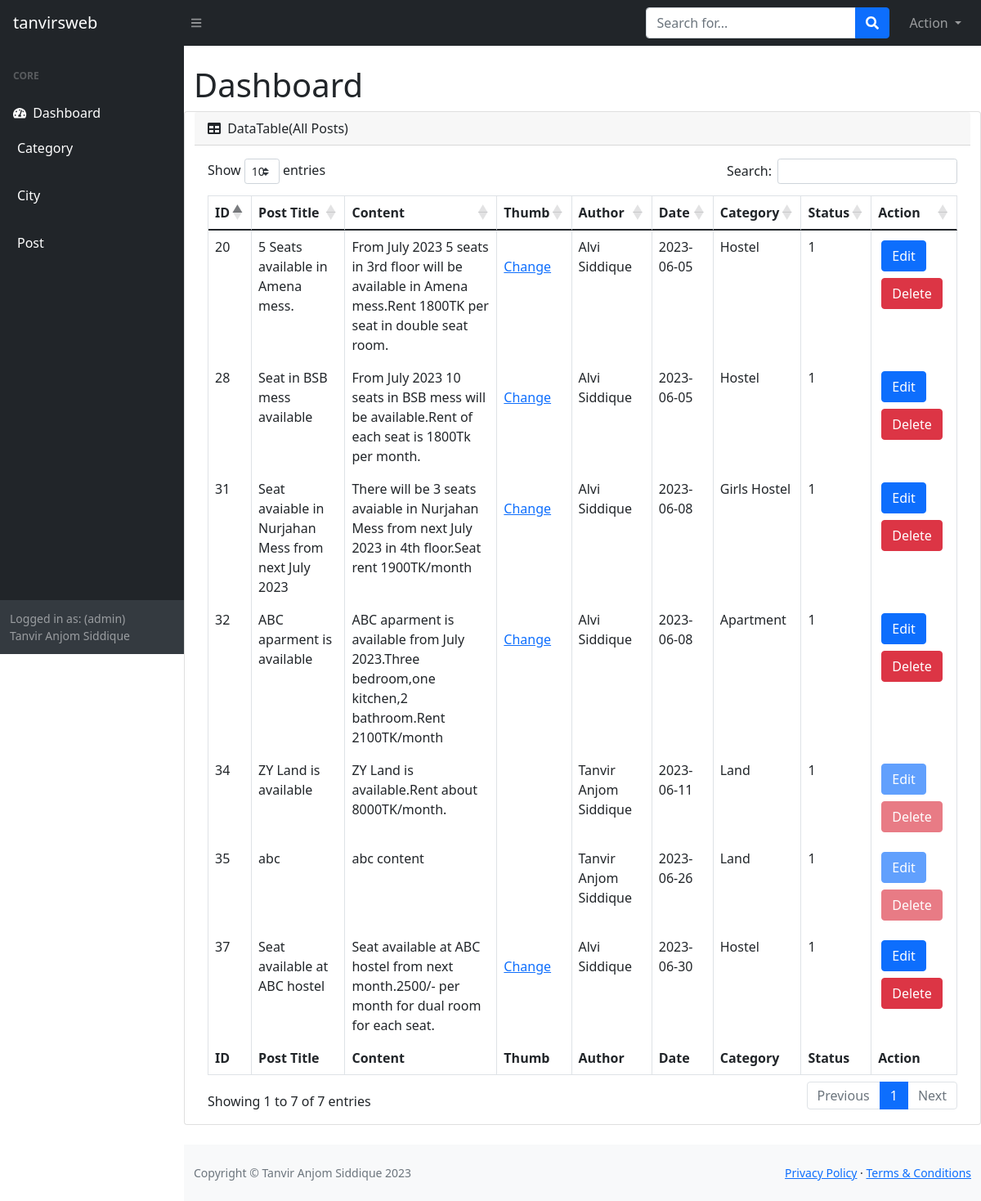
The page /Admin/dashboard.php (signed in) on the database its author committed.
### tables this page shows
CREATE TABLE `posts` (
  `post_id` int(255) NOT NULL,
  `post_title` varchar(150) NOT NULL,
  `post_content` longtext NOT NULL,
  `post_img` varchar(255) NOT NULL,
  `post_ctg` int(25) NOT NULL,
  `post_author` int(60) NOT NULL,
  `post_date` date NOT NULL,
  `rent_from` date NOT NULL,
  `city_id` int(11) NOT NULL,
  `rent_amount` int(11) NOT NULL,
  `post_status` tinyint(3) NOT NULL
);

### Admin/dashboard.php (called while the page is built, shortened)
<?php
    include("template.php");
?>

### Admin/class/function.php (called while the page is built, shortened)
<?php
    class adminBlog{
        private $conn;
        public function __construct(){
            $dbhost='localhost';
            $dbuser='root';
            $dbpass='';
            $dbname='house_renting';
            $this->conn=mysqli_connect($dbhost,$dbuser,$dbpass,$dbname);
        }
        public function display_post_public(){
            $query="SELECT * FROM post_user_view WHERE post_status=1 ORDER BY post_date DESC,post_id DESC";
            if(mysqli_query($this->conn,$query)){
                $posts=mysqli_query($this->conn,$query);
                return $posts;
            }
        }
    }
?>

### Admin/view/dash_view.php (the view, shortened to what this page needs)
<?php
    $posts=$obj->display_post_public();
?>
<main>
<div class="container-fluid">
    <h1 class="mt-4">Dashboard</h1>
    <div class="row">
    <div class="card mb-4">
        <div class="card-header">
            <i class="fas fa-table mr-1"></i>
            DataTable(All Posts)
        </div>
        <div class="card-body">
            <div class="table-responsive">
                <table class="table table-bordered" id="dataTable" width="100%" cellspacing="0">
                    <thead>
                        <tr>
                            <th>ID</th>
                            <th>Post Title</th>
                            <th>Content</th>
                            <th>Thumb</th>
                            <th>Author</th>
                            <th>Date</th>
                            <th>Category</th>
                            <th>Status</th>
                            <th>Action</th>
                        </tr>
                    </thead>
                    <tfoot>
                        <tr>
                            <th>ID</th>
                            <th>Post Title</th>
                            <th>Content</th>
                            <th>Thumb</th>
                            <th>Author</th>
                            <th>Date</th>
                            <th>Category</th>
                            <th>Status</th>
                            <th>Action</th>
                        </tr>
                    </tfoot>
                    <tbody>
                        <?php while($postdata=mysqli_fetch_assoc($posts)){ ?>
                        <tr>
                            <td><?php echo $postdata['post_id']; ?></td>
                            <td><?php echo $postdata['post_title']; ?></td>
                            <td><?php echo $postdata['post_content']; ?></td>
                            <td>
                                <br>
                                <?php if($_SESSION['person_id']==$postdata['user_id']){?>
                                    <a href="edit_img.php?status=editimg&&id=<?php echo $postdata['post_id']; ?>&&editimg_name=<?php echo $postdata['post_img']; ?>">Change</a>
                                <?php } ?>
                            </td>
                            <td><?php echo $postdata['user_name']; ?></td>
                            <td><?php echo $postdata['post_date']; ?></td>
                            <td><?php echo $postdata['cat_name']; ?></td>
                            <td><?php echo $postdata['post_status']; ?></td>
                            <td>
                                <?php if($_SESSION['person_id']==$postdata['user_id']){?>
                                    <a class="btn btn-primary m-1" href="edit_post.php?status=editpost&&id=<?php echo $postdata['post_id']; ?>">Edit</a>
                                    <a class="btn btn-danger m-1" href="?status=delpost&&id=<?php echo $postdata['post_id']; ?>&&deltimg_name=<?php echo $postdata['post_img']; ?>">Delete</a>
                                <?php }else{?>
                                    <a class="btn btn-primary m-1 disabled" href="edit_post.php?status=editpost&&id=<?php echo $postdata['post_id']; ?>">Edit</a>
                                    <a class="btn btn-danger m-1 disabled" href="?status=delpost&&id=<?php echo $postdata['post_id']; ?>&&deltimg_name=<?php echo $postdata['post_img']; ?>">Delete</a>
                                <?php } ?>
                            </td>
                        </tr>
                        <?php } ?>
                    </tbody>
                </table>
            </div>
        </div>
    </div>
</div>
</main>

### rows shown on the page
posts: post_id "37", post_title "Seat available at ABC hostel", post_content "Seat available at ABC hostel from next month.2500/- per month for dual room for each seat.", user_name "Alvi Siddique", post_date "2023-06-30", cat_name "Hostel", post_status "1"
posts: post_id "35", post_title "abc", post_content "abc content", user_name "Tanvir Anjom Siddique", post_date "2023-06-26", cat_name "Land", post_status "1"
posts: post_id "34", post_title "ZY Land is available", post_content "ZY Land is available.Rent about 8000TK/month.", user_name "Tanvir Anjom Siddique", post_date "2023-06-11", cat_name "Land", post_status "1"
posts: post_id "32", post_title "ABC aparment is available", post_content "ABC aparment is available from July 2023.Three bedroom,one kitchen,2 bathroom.Rent 2100TK/month", user_name "Alvi Siddique", post_date "2023-06-08", cat_name "Apartment", post_status "1"
posts: post_id "31", post_title "Seat avaiable in Nurjahan Mess from next July 2023", post_content "There will be 3 seats avaiable in Nurjahan Mess from next July 2023 in 4th floor.Seat rent 1900TK/month", user_name "Alvi Siddique", post_date "2023-06-08", cat_name "Girls Hostel", post_status "1"
posts: post_id "28", post_title "Seat in BSB mess available", post_content "From July 2023 10 seats in BSB mess will be available.Rent of each seat is 1800Tk per month.", user_name "Alvi Siddique", post_date "2023-06-05", cat_name "Hostel", post_status "1"
posts: post_id "20", post_title "5 Seats available in Amena mess.", post_content "From July 2023 5 seats in 3rd floor will be available in Amena mess.Rent 1800TK per seat in double seat room.", user_name "Alvi Siddique", post_date "2023-06-05", cat_name "Hostel", post_status "1"

### other values the page prints
$_SESSION['person'] "admin"
$_SESSION['person_name'] "Tanvir Anjom Siddique"
